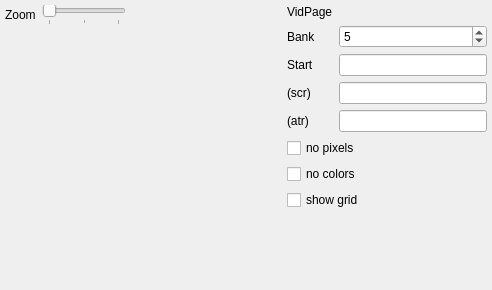
<?xml version="1.0" encoding="UTF-8"?>
<ui version="4.0">
 <class>ZXScrWidget</class>
 <widget class="QWidget" name="ZXScrWidget">
  <property name="geometry">
   <rect>
    <x>0</x>
    <y>0</y>
    <width>492</width>
    <height>290</height>
   </rect>
  </property>
  <property name="windowTitle">
   <string>Form</string>
  </property>
  <layout class="QHBoxLayout" name="horizontalLayout">
   <property name="leftMargin">
    <number>5</number>
   </property>
   <property name="topMargin">
    <number>5</number>
   </property>
   <property name="rightMargin">
    <number>5</number>
   </property>
   <property name="bottomMargin">
    <number>5</number>
   </property>
   <item>
    <layout class="QVBoxLayout" name="verticalLayout">
     <item>
      <layout class="QHBoxLayout" name="horizontalLayout_2" stretch="0,0,10">
       <item>
        <widget class="QLabel" name="label">
         <property name="text">
          <string>Zoom</string>
         </property>
        </widget>
       </item>
       <item>
        <widget class="QSlider" name="sldScale">
         <property name="minimum">
          <number>1</number>
         </property>
         <property name="maximum">
          <number>3</number>
         </property>
         <property name="pageStep">
          <number>1</number>
         </property>
         <property name="orientation">
          <enum>Qt::Horizontal</enum>
         </property>
         <property name="tickPosition">
          <enum>QSlider::TicksBelow</enum>
         </property>
         <property name="tickInterval">
          <number>1</number>
         </property>
        </widget>
       </item>
       <item>
        <spacer name="horizontalSpacer">
         <property name="orientation">
          <enum>Qt::Horizontal</enum>
         </property>
         <property name="sizeHint" stdset="0">
          <size>
           <width>40</width>
           <height>20</height>
          </size>
         </property>
        </spacer>
       </item>
      </layout>
     </item>
     <item>
      <widget class="QLabel" name="scrLabel">
       <property name="minimumSize">
        <size>
         <width>276</width>
         <height>212</height>
        </size>
       </property>
       <property name="text">
        <string/>
       </property>
      </widget>
     </item>
     <item>
      <spacer name="verticalSpacer_5">
       <property name="orientation">
        <enum>Qt::Vertical</enum>
       </property>
       <property name="sizeHint" stdset="0">
        <size>
         <width>20</width>
         <height>40</height>
        </size>
       </property>
      </spacer>
     </item>
    </layout>
   </item>
   <item>
    <layout class="QGridLayout" name="gridLayout_4">
     <item row="3" column="1">
      <widget class="QCheckBox" name="cbScrPix">
       <property name="text">
        <string>no pixels</string>
       </property>
      </widget>
     </item>
     <item row="2" column="1">
      <layout class="QGridLayout" name="gridLayout_6">
       <item row="2" column="0">
        <widget class="QLabel" name="label_59">
         <property name="text">
          <string>Start</string>
         </property>
        </widget>
       </item>
       <item row="0" column="0">
        <widget class="QLabel" name="label_71">
         <property name="text">
          <string>VidPage</string>
         </property>
        </widget>
       </item>
       <item row="2" column="1">
        <widget class="xHexSpin" name="leScrAdr"/>
       </item>
       <item row="1" column="1">
        <widget class="QSpinBox" name="sbScrBank">
         <property name="minimum">
          <number>0</number>
         </property>
         <property name="maximum">
          <number>255</number>
         </property>
         <property name="value">
          <number>5</number>
         </property>
        </widget>
       </item>
       <item row="1" column="0">
        <widget class="QLabel" name="label_49">
         <property name="text">
          <string>Bank</string>
         </property>
        </widget>
       </item>
       <item row="3" column="1">
        <widget class="xHexSpin" name="leScr">
         <property name="readOnly">
          <bool>true</bool>
         </property>
        </widget>
       </item>
       <item row="0" column="1">
        <widget class="QLabel" name="labCurScr">
         <property name="text">
          <string/>
         </property>
        </widget>
       </item>
       <item row="4" column="1">
        <widget class="xHexSpin" name="leAtr">
         <property name="readOnly">
          <bool>true</bool>
         </property>
        </widget>
       </item>
       <item row="3" column="0">
        <widget class="QLabel" name="label_112">
         <property name="text">
          <string>(scr)</string>
         </property>
        </widget>
       </item>
       <item row="4" column="0">
        <widget class="QLabel" name="label_113">
         <property name="text">
          <string>(atr)</string>
         </property>
        </widget>
       </item>
      </layout>
     </item>
     <item row="4" column="1">
      <widget class="QCheckBox" name="cbScrAtr">
       <property name="text">
        <string>no colors</string>
       </property>
      </widget>
     </item>
     <item row="5" column="1">
      <widget class="QCheckBox" name="cbScrGrid">
       <property name="text">
        <string>show grid</string>
       </property>
      </widget>
     </item>
     <item row="6" column="1">
      <spacer name="verticalSpacer_6">
       <property name="orientation">
        <enum>Qt::Vertical</enum>
       </property>
       <property name="sizeHint" stdset="0">
        <size>
         <width>20</width>
         <height>40</height>
        </size>
       </property>
      </spacer>
     </item>
    </layout>
   </item>
  </layout>
 </widget>
 <customwidgets>
  <customwidget>
   <class>xHexSpin</class>
   <extends>QLineEdit</extends>
   <header location="global">stdlib.h</header>
  </customwidget>
 </customwidgets>
 <resources/>
 <connections/>
</ui>
